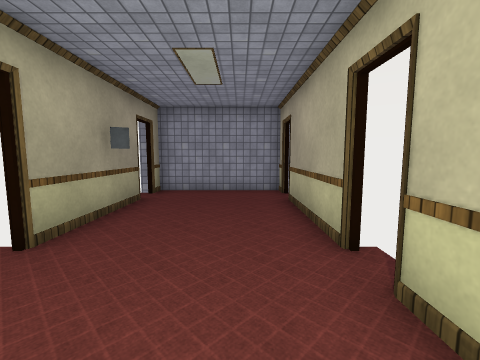
View 1 (above)

15 first-person views from a walk through a Unity game level. The camera is 1.4 m above the floor, tilts 6° down and sees 90° across. Doors are open. The floor is counted in squares, 1 m on a side. Each view is taken from the middle of a square. On the plan, view 1 faces up. The plan holds only what a view shows up to about 13 squares ahead; the rest is blank. The player is left out. Some surface patterns are stand-ins.

View 2
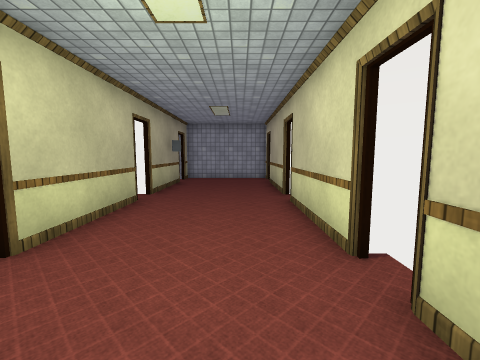

View 3
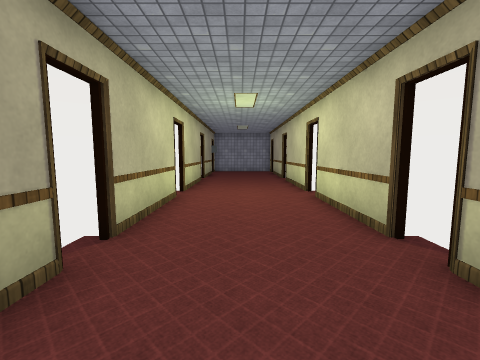

View 4
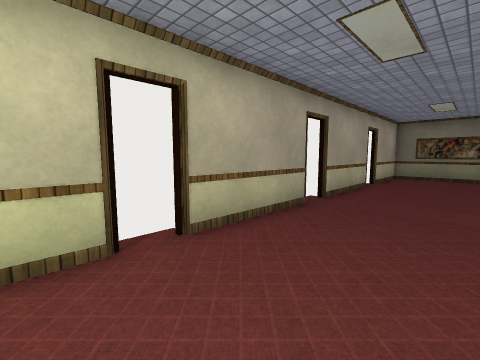

View 5
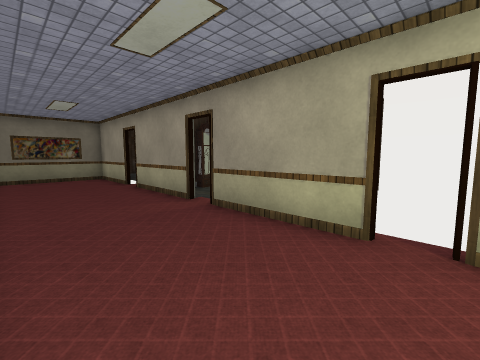

View 6
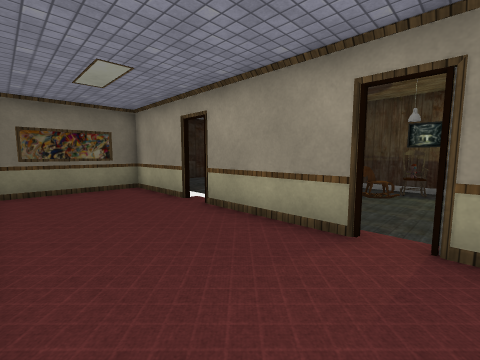

View 7
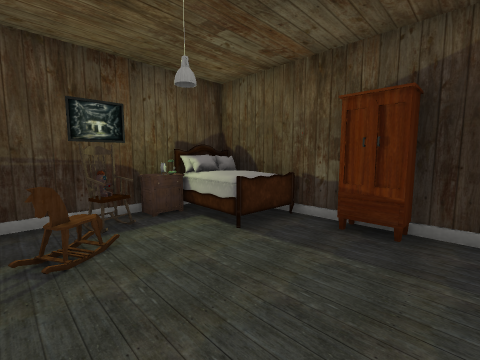

View 8
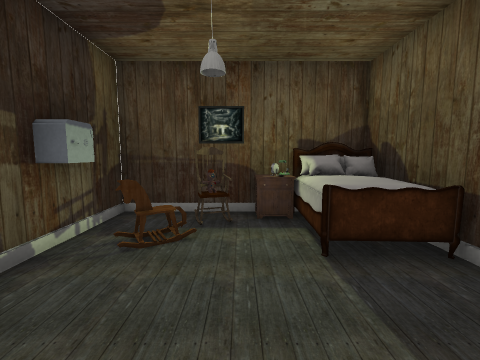

View 9
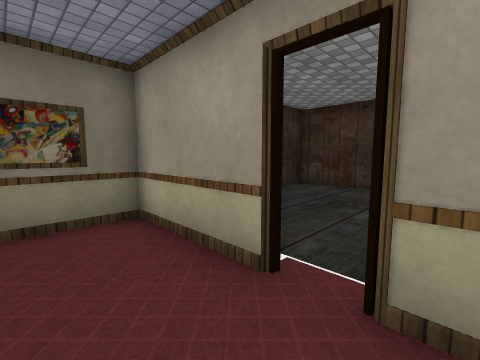

View 10
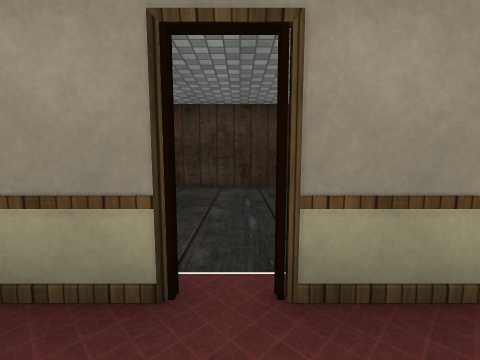

View 11
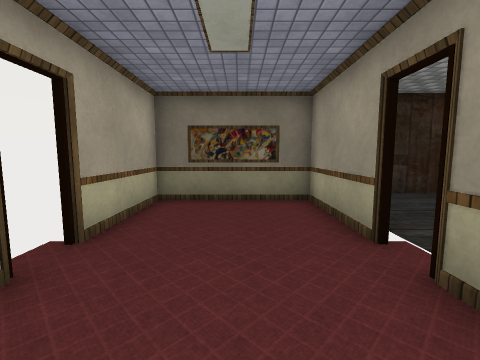

View 12
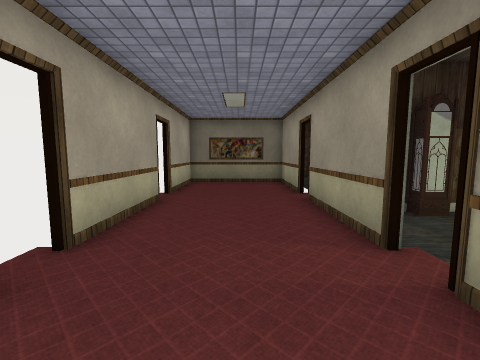

View 13
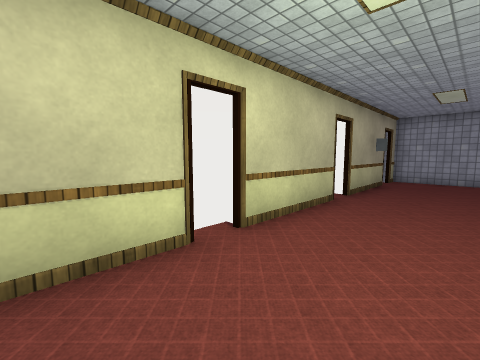

View 14
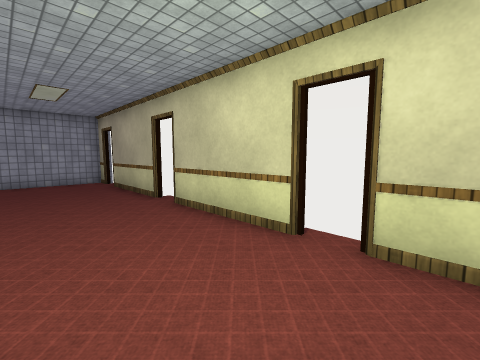

View 15
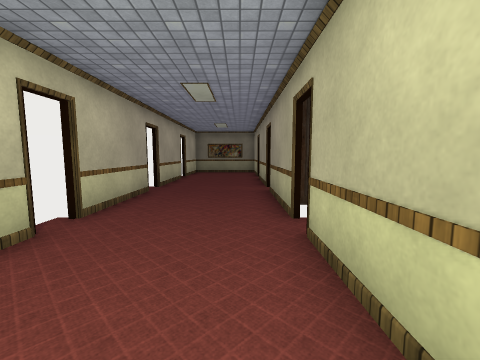

### Floor plan
Key: @ floor where view 1 was taken; # wall or solid block; . main floor; : floor 0.25 m higher than the main floor; D open door; C clock; H chair; B bed; R drawers; O other object.
Columns run from 10 left of view 1 to 2 right of it. Each row starts with its distance up from view 1.
 10        ######
  9       ##....#
  8        D....D
  7        #....#
  6        #....#
  5        #....#
  4        #....#
  3        D....D
  2        #....#
  1        #....#
  0        #..@.#
 -1        #....#
 -2        D....D
 -3        D....D
 -4        #....#
 -5        #....#
 -6        #....#
 -7        D....D
 -8        D....D
 -9        #....#
-10 #B######....#
-11 #BBB...#....#
-12 ROBB...#....#
-13 #H.....D....D
-14 #H.....#....#
-15 #.O....#....#
-16 #####C #....#
-17 #::::::#....#
-18 #::::::D....D
-19 #::: ::#....#
-20 #::::::#....#
-21 #::::::#....#
-22 #############

Positions as (right, up) in squares from view 1, and headings:
1: (0, 0), facing up
2: (0, -5), facing up
3: (-1, -11), facing up
4: (-2, -6), facing down-right
5: (1, -7), facing down-left
6: (1, -12), facing down-left
7: (-4, -15), facing up-left
8: (-4, -13), facing left
9: (-1, -17), facing down-left
10: (-1, -18), facing left
11: (-1, -15), facing down
12: (-1, -10), facing down
13: (0, -5), facing up-left
14: (-2, -4), facing up-right
15: (-2, -3), facing down
